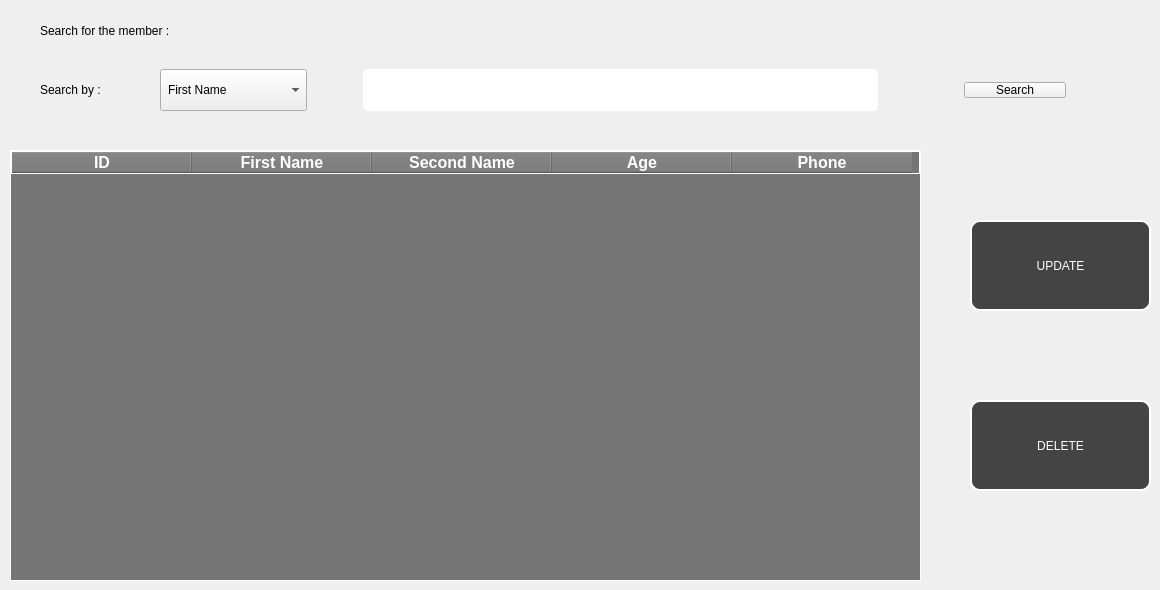
      <widget class="QWidget" name="tab_8">
       <attribute name="title">
        <string>Update/Delete Members</string>
       </attribute>
       <widget class="QLabel" name="label_19">
        <property name="geometry">
         <rect>
          <x>40</x>
          <y>10</y>
          <width>291</width>
          <height>41</height>
         </rect>
        </property>
        <property name="styleSheet">
         <string notr="true">font: 700 16pt &quot;Segoe UI&quot;;</string>
        </property>
        <property name="text">
         <string>Search for the member : </string>
        </property>
       </widget>
       <widget class="QWidget" name="horizontalLayoutWidget_17">
        <property name="geometry">
         <rect>
          <x>40</x>
          <y>50</y>
          <width>1041</width>
          <height>80</height>
         </rect>
        </property>
        <layout class="QHBoxLayout" name="horizontalLayout_18">
         <item>
          <widget class="QLabel" name="label_20">
           <property name="styleSheet">
            <string notr="true">font: 600 14pt &quot;Segoe UI&quot;;</string>
           </property>
           <property name="text">
            <string>Search by : </string>
           </property>
          </widget>
         </item>
         <item>
          <widget class="QComboBox" name="comboBox">
           <property name="styleSheet">
            <string notr="true">width:120px;
margin-right:50px;
margin-left:50px;
height:40px;
padding-left:7px;</string>
           </property>
           <item>
            <property name="text">
             <string>First Name</string>
            </property>
           </item>
           <item>
            <property name="text">
             <string>Second Name</string>
            </property>
           </item>
           <item>
            <property name="text">
             <string>Phone Number</string>
            </property>
           </item>
           <item>
            <property name="text">
             <string>Email</string>
            </property>
           </item>
          </widget>
         </item>
         <item>
          <widget class="QLineEdit" name="lineEdit_19">
           <property name="styleSheet">
            <string notr="true">border:1px solid white;
border-radius:5px;
color:white;
height:40px;
padding-left:10px;
font: 700 14pt &quot;Segoe UI&quot;;
margin-right:80px;</string>
           </property>
          </widget>
         </item>
         <item>
          <widget class="QPushButton" name="pushButton_8">
           <property name="cursor">
            <cursorShape>PointingHandCursor</cursorShape>
           </property>
           <property name="styleSheet">
            <string notr="true">margin-right:15px;
width:100px;
font: 600 14pt &quot;Segoe UI&quot;;
heigth:60px;</string>
           </property>
           <property name="text">
            <string>Search</string>
           </property>
          </widget>
         </item>
        </layout>
       </widget>
       <widget class="QTableWidget" name="tableWidget">
        <property name="geometry">
         <rect>
          <x>10</x>
          <y>150</y>
          <width>911</width>
          <height>431</height>
         </rect>
        </property>
        <property name="styleSheet">
         <string notr="true">border:0.5px solid white;
color:white;
background-color: rgb(117, 117, 117);
font-size:12pt;
font-weigth:600;</string>
        </property>
        <attribute name="horizontalHeaderVisible">
         <bool>true</bool>
        </attribute>
        <attribute name="horizontalHeaderCascadingSectionResizes">
         <bool>true</bool>
        </attribute>
        <attribute name="horizontalHeaderDefaultSectionSize">
         <number>180</number>
        </attribute>
        <column>
         <property name="text">
          <string>ID</string>
         </property>
         <property name="font">
          <font>
           <pointsize>12</pointsize>
           <bold>true</bold>
          </font>
         </property>
        </column>
        <column>
         <property name="text">
          <string>First Name</string>
         </property>
         <property name="font">
          <font>
           <pointsize>12</pointsize>
           <bold>true</bold>
          </font>
         </property>
        </column>
        <column>
         <property name="text">
          <string>Second Name</string>
         </property>
         <property name="font">
          <font>
           <pointsize>12</pointsize>
           <bold>true</bold>
          </font>
         </property>
        </column>
        <column>
         <property name="text">
          <string>Age</string>
         </property>
         <property name="font">
          <font>
           <pointsize>12</pointsize>
           <bold>true</bold>
          </font>
         </property>
        </column>
        <column>
         <property name="text">
          <string>Phone</string>
         </property>
         <property name="font">
          <font>
           <pointsize>12</pointsize>
           <bold>true</bold>
          </font>
         </property>
        </column>
       </widget>
       <widget class="QPushButton" name="pushButton_9">
        <property name="geometry">
         <rect>
          <x>970</x>
          <y>220</y>
          <width>181</width>
          <height>91</height>
         </rect>
        </property>
        <property name="cursor">
         <cursorShape>PointingHandCursor</cursorShape>
        </property>
        <property name="styleSheet">
         <string notr="true">border-radius:10px;
border:2px solid white;
color:white;
background-color: rgb(68, 68, 68);
font: 700 16pt &quot;Segoe UI&quot;;</string>
        </property>
        <property name="text">
         <string>UPDATE</string>
        </property>
       </widget>
       <widget class="QPushButton" name="pushButton_11">
        <property name="geometry">
         <rect>
          <x>970</x>
          <y>400</y>
          <width>181</width>
          <height>91</height>
         </rect>
        </property>
        <property name="cursor">
         <cursorShape>PointingHandCursor</cursorShape>
        </property>
        <property name="styleSheet">
         <string notr="true">border-radius:10px;
border:2px solid white;
color:white;
background-color: rgb(68, 68, 68);
font: 700 16pt &quot;Segoe UI&quot;;</string>
        </property>
        <property name="text">
         <string>DELETE</string>
        </property>
       </widget>
      </widget>
